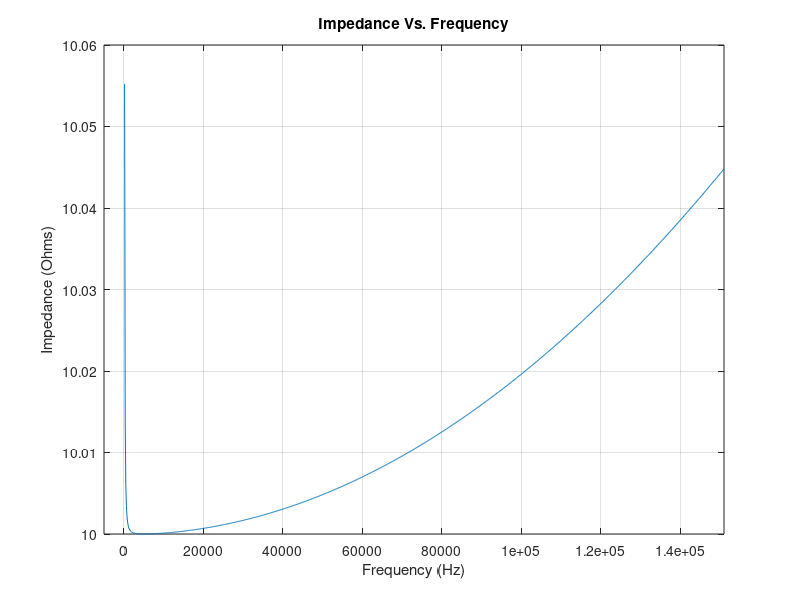

This figure's MATLAB source:
%author: Muhtasim Redwan
%id: 22024002
%date: 17-09-2024

% Define the values of R, L, and C.
R = 10;
L = 1e-6;
C = 1e-3;

% Calculate the resonance frequency.
f_res = 1/(2*pi*sqrt(L*C));
disp(['Resonance frequency (Hz):', num2str(f_res)]);

% Plot the impedance vs. frequency.
f = linspace(0, 30*f_res,1000);
Z = abs(R + 1./(1i*2*pi*f*C) + 1i*2*pi*f*L);
plot(f, Z);
xlabel("Frequency (Hz)");
ylabel("Impedance (Ohms)");
title("Impedance Vs. Frequency");
xlim([-f_res, 30*f_res]);
grid on;

